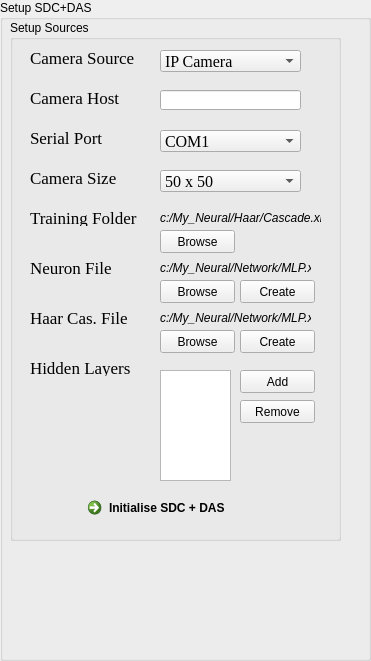
   <widget class="QGroupBox" name="groupBox">
    <property name="geometry">
     <rect>
      <x>10</x>
      <y>10</y>
      <width>371</width>
      <height>661</height>
     </rect>
    </property>
    <property name="title">
     <string>Setup SDC+DAS</string>
    </property>
    <widget class="QGroupBox" name="group_setup_sources">
     <property name="geometry">
      <rect>
       <x>10</x>
       <y>20</y>
       <width>331</width>
       <height>521</height>
      </rect>
     </property>
     <property name="title">
      <string>Setup Sources</string>
     </property>
     <widget class="QLabel" name="label">
      <property name="geometry">
       <rect>
        <x>20</x>
        <y>30</y>
        <width>111</width>
        <height>16</height>
       </rect>
      </property>
      <property name="font">
       <font>
        <family>Times New Roman</family>
        <pointsize>13</pointsize>
       </font>
      </property>
      <property name="text">
       <string>Camera Source</string>
      </property>
     </widget>
     <widget class="QComboBox" name="cmb_camera_source">
      <property name="geometry">
       <rect>
        <x>150</x>
        <y>30</y>
        <width>141</width>
        <height>22</height>
       </rect>
      </property>
      <property name="font">
       <font>
        <family>Times New Roman</family>
        <pointsize>12</pointsize>
       </font>
      </property>
      <item>
       <property name="text">
        <string>IP Camera</string>
       </property>
      </item>
      <item>
       <property name="text">
        <string>USB Camera</string>
       </property>
      </item>
      <item>
       <property name="text">
        <string>WebCam</string>
       </property>
      </item>
     </widget>
     <widget class="QLabel" name="label_2">
      <property name="geometry">
       <rect>
        <x>20</x>
        <y>70</y>
        <width>111</width>
        <height>16</height>
       </rect>
      </property>
      <property name="font">
       <font>
        <family>Times New Roman</family>
        <pointsize>13</pointsize>
       </font>
      </property>
      <property name="text">
       <string>Camera Host</string>
      </property>
     </widget>
     <widget class="QLineEdit" name="txte_camera_host">
      <property name="geometry">
       <rect>
        <x>150</x>
        <y>70</y>
        <width>141</width>
        <height>20</height>
       </rect>
      </property>
      <property name="font">
       <font>
        <family>Times New Roman</family>
        <pointsize>6</pointsize>
       </font>
      </property>
     </widget>
     <widget class="QLabel" name="label_3">
      <property name="geometry">
       <rect>
        <x>20</x>
        <y>110</y>
        <width>111</width>
        <height>16</height>
       </rect>
      </property>
      <property name="font">
       <font>
        <family>Times New Roman</family>
        <pointsize>13</pointsize>
       </font>
      </property>
      <property name="text">
       <string>Serial Port</string>
      </property>
     </widget>
     <widget class="QLabel" name="txt_neuron_path">
      <property name="geometry">
       <rect>
        <x>150</x>
        <y>240</y>
        <width>151</width>
        <height>16</height>
       </rect>
      </property>
      <property name="font">
       <font>
        <pointsize>9</pointsize>
        <italic>true</italic>
       </font>
      </property>
      <property name="text">
       <string>c:/My_Neural/Network/MLP.xml</string>
      </property>
     </widget>
     <widget class="QPushButton" name="btn_browse_training_folder">
      <property name="geometry">
       <rect>
        <x>150</x>
        <y>210</y>
        <width>75</width>
        <height>23</height>
       </rect>
      </property>
      <property name="text">
       <string>Browse</string>
      </property>
     </widget>
     <widget class="QLabel" name="label_5">
      <property name="geometry">
       <rect>
        <x>20</x>
        <y>190</y>
        <width>111</width>
        <height>16</height>
       </rect>
      </property>
      <property name="font">
       <font>
        <family>Times New Roman</family>
        <pointsize>13</pointsize>
       </font>
      </property>
      <property name="text">
       <string>Training Folder</string>
      </property>
     </widget>
     <widget class="QLabel" name="txt_training_folder_path">
      <property name="geometry">
       <rect>
        <x>150</x>
        <y>190</y>
        <width>161</width>
        <height>16</height>
       </rect>
      </property>
      <property name="font">
       <font>
        <pointsize>9</pointsize>
        <italic>true</italic>
       </font>
      </property>
      <property name="text">
       <string>c:/My_Neural/Haar/Cascade.xml</string>
      </property>
     </widget>
     <widget class="QPushButton" name="btn_browse_neuron">
      <property name="geometry">
       <rect>
        <x>150</x>
        <y>260</y>
        <width>75</width>
        <height>23</height>
       </rect>
      </property>
      <property name="text">
       <string>Browse</string>
      </property>
     </widget>
     <widget class="QPushButton" name="btn_create_neurone">
      <property name="geometry">
       <rect>
        <x>230</x>
        <y>260</y>
        <width>75</width>
        <height>23</height>
       </rect>
      </property>
      <property name="text">
       <string>Create</string>
      </property>
     </widget>
     <widget class="QComboBox" name="cmb_serial_port">
      <property name="geometry">
       <rect>
        <x>150</x>
        <y>110</y>
        <width>141</width>
        <height>22</height>
       </rect>
      </property>
      <property name="font">
       <font>
        <family>Times New Roman</family>
        <pointsize>12</pointsize>
       </font>
      </property>
      <item>
       <property name="text">
        <string>COM1</string>
       </property>
      </item>
      <item>
       <property name="text">
        <string>COM2</string>
       </property>
      </item>
      <item>
       <property name="text">
        <string>COM3</string>
       </property>
      </item>
      <item>
       <property name="text">
        <string>COM4</string>
       </property>
      </item>
     </widget>
     <widget class="QLabel" name="label_7">
      <property name="geometry">
       <rect>
        <x>20</x>
        <y>150</y>
        <width>111</width>
        <height>16</height>
       </rect>
      </property>
      <property name="font">
       <font>
        <family>Times New Roman</family>
        <pointsize>13</pointsize>
       </font>
      </property>
      <property name="text">
       <string>Camera Size</string>
      </property>
     </widget>
     <widget class="QComboBox" name="cmb_camera_size">
      <property name="geometry">
       <rect>
        <x>150</x>
        <y>150</y>
        <width>141</width>
        <height>22</height>
       </rect>
      </property>
      <property name="font">
       <font>
        <family>Times New Roman</family>
        <pointsize>12</pointsize>
       </font>
      </property>
      <item>
       <property name="text">
        <string>50 x 50</string>
       </property>
      </item>
      <item>
       <property name="text">
        <string>100 x 100</string>
       </property>
      </item>
      <item>
       <property name="text">
        <string>1000 x 1000</string>
       </property>
      </item>
     </widget>
     <widget class="QLabel" name="label_8">
      <property name="geometry">
       <rect>
        <x>20</x>
        <y>240</y>
        <width>111</width>
        <height>16</height>
       </rect>
      </property>
      <property name="font">
       <font>
        <family>Times New Roman</family>
        <pointsize>13</pointsize>
       </font>
      </property>
      <property name="text">
       <string>Neuron File</string>
      </property>
     </widget>
     <widget class="QLabel" name="label_9">
      <property name="geometry">
       <rect>
        <x>20</x>
        <y>290</y>
        <width>111</width>
        <height>16</height>
       </rect>
      </property>
      <property name="font">
       <font>
        <family>Times New Roman</family>
        <pointsize>13</pointsize>
       </font>
      </property>
      <property name="text">
       <string>Haar Cas. File</string>
      </property>
     </widget>
     <widget class="QLabel" name="txt_haar_path">
      <property name="geometry">
       <rect>
        <x>150</x>
        <y>290</y>
        <width>151</width>
        <height>16</height>
       </rect>
      </property>
      <property name="font">
       <font>
        <pointsize>9</pointsize>
        <italic>true</italic>
       </font>
      </property>
      <property name="text">
       <string>c:/My_Neural/Network/MLP.xml</string>
      </property>
     </widget>
     <widget class="QPushButton" name="btn_browse_haar">
      <property name="geometry">
       <rect>
        <x>150</x>
        <y>310</y>
        <width>75</width>
        <height>23</height>
       </rect>
      </property>
      <property name="text">
       <string>Browse</string>
      </property>
     </widget>
     <widget class="QPushButton" name="btn_create_haar">
      <property name="geometry">
       <rect>
        <x>230</x>
        <y>310</y>
        <width>75</width>
        <height>23</height>
       </rect>
      </property>
      <property name="text">
       <string>Create</string>
      </property>
     </widget>
     <widget class="QLabel" name="label_11">
      <property name="geometry">
       <rect>
        <x>20</x>
        <y>340</y>
        <width>111</width>
        <height>16</height>
       </rect>
      </property>
      <property name="font">
       <font>
        <family>Times New Roman</family>
        <pointsize>13</pointsize>
       </font>
      </property>
      <property name="text">
       <string>Hidden Layers</string>
      </property>
     </widget>
     <widget class="QListWidget" name="lst_mlp_layers">
      <property name="geometry">
       <rect>
        <x>150</x>
        <y>350</y>
        <width>71</width>
        <height>111</height>
       </rect>
      </property>
     </widget>
     <widget class="QPushButton" name="btn_add_layer">
      <property name="geometry">
       <rect>
        <x>230</x>
        <y>350</y>
        <width>75</width>
        <height>23</height>
       </rect>
      </property>
      <property name="text">
       <string>Add</string>
      </property>
     </widget>
     <widget class="QPushButton" name="btn_remove_layer">
      <property name="geometry">
       <rect>
        <x>230</x>
        <y>380</y>
        <width>75</width>
        <height>23</height>
       </rect>
      </property>
      <property name="text">
       <string>Remove</string>
      </property>
     </widget>
     <widget class="QCommandLinkButton" name="btn_init_sdc">
      <property name="geometry">
       <rect>
        <x>70</x>
        <y>470</y>
        <width>185</width>
        <height>41</height>
       </rect>
      </property>
      <property name="text">
       <string>Initialise SDC + DAS</string>
      </property>
     </widget>
    </widget>
   </widget>
